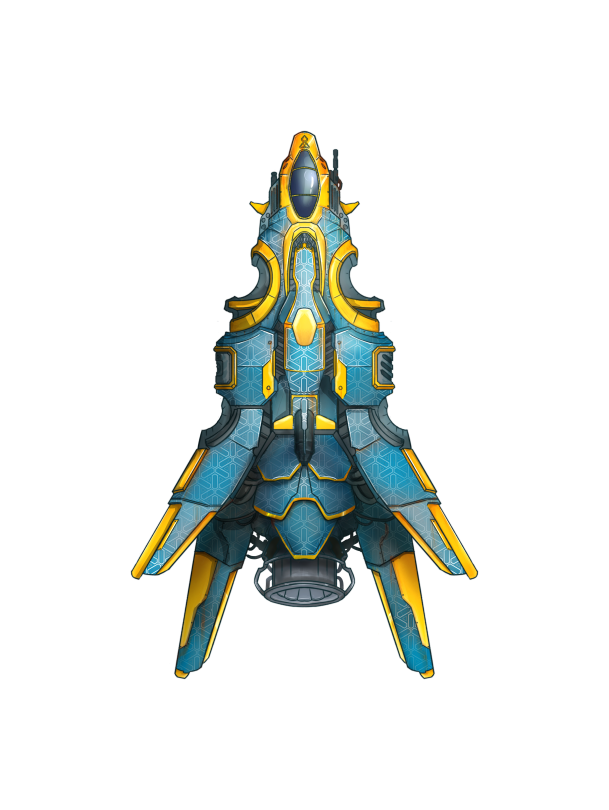
#> input picture assets/ship/ship-intact.png, 1218 x 1620 px (shown at 1/2 size)
$ python -i gen_hud_asset.py   (imports and definitions only)
#> lines starting #> are read from the running program, lines starting #| are printed output that depends on the picture
#!/usr/bin/env python3
"""Generate holographic HUD art (system icons + shield arcs) for the Ship Overview.

Adapted from maps/generators/gen_backdrop.py. Reads OPENAI_API_KEY from the repo-root
.env, calls gpt-image-1 with a TRANSPARENT background, and writes PNGs into the
module's assets/ folders. Costs credits — run deliberately.

Usage:
  python3 gen_hud_asset.py working          # all systems + arcs, ONLY the working state
  python3 gen_hud_asset.py damaged          # all, damaged state
  python3 gen_hud_asset.py destroyed        # all, destroyed state
  python3 gen_hud_asset.py all              # every asset, every state (~33 images)
  python3 gen_hud_asset.py <id> <state>     # one asset, e.g.  engine working

Asset ids: shields engine thrusters reactor weapons sensors lifesupport cloak
           arc-fore arc-side arc-secondary
States:    working | damaged | destroyed
"""
import os, sys, json, base64, urllib.request, pathlib, time

HERE = pathlib.Path(__file__).resolve().parent
MODULE = HERE.parent                       # ssv-silver-gull-ship-combat/
ENV = MODULE.parent.parent.parent / ".env" # repo root
SYS_DIR = MODULE / "assets" / "systems"
ARC_DIR = MODULE / "assets" / "shields"

STYLE = ("A photorealistic, highly detailed 3D render of a spaceship subsystem set into a section of the "
         "ship's hull plating, physically based materials, sharp focus, cinematic soft studio lighting, "
         "STRONG three-quarter perspective with real depth and dimensionality — the hardware stands proud "
         "of the hull panel and projects out toward the viewer, deep shadows and volume, a chunky "
         "dimensional mechanical object (not a flat head-on panel). It wears the ship's livery: steel "
         "blue-grey armor panels with a subtle hexagonal pattern, glossy bright golden-yellow trim strips "
         "and edging, and cyan-blue glowing accent lights. The component is realistic hardware, clearly and "
         "instantly readable as what it is, mounted in the surrounding blue-and-gold hull panel (an "
         "integrated ship module, not a toy on a pedestal). Centered on a FULLY TRANSPARENT background. AAA "
         "sci-fi game asset quality. Absolutely NO lettering, NO written words, NO logos, NO numbers, NO "
         "text of any kind, no studio backdrop, no ground, no UI, no watermark. ")

ARC_STYLE = ("A high-quality game VFX asset of a glowing translucent energy deflector shield, a single "
             "curved dome-like force-field arc that bulges outward, physically based volumetric light, "
             "crisp hexagonal energy-scale shimmer across the surface, a bright glowing leading rim and "
             "softer trailing edge, semi-transparent so stars would show through, the CURVED/BULGING edge "
             "facing UP toward the top of the frame. Centered on a FULLY TRANSPARENT background. "
             "No hardware, no ship, no planet, no text, no frame, no watermark. ")

SHIP_STYLE = ("A clean top-down orthographic hero illustration of a complete sci-fi starship, nose "
              "pointing up, in the SSV Silver Gull style: a tall vertical vessel with steel blue-grey "
              "hexagonal-plated hull, glossy golden-yellow trim, a cockpit canopy at the nose, swept "
              "wing-fins, and a large engine bell at the tail. Detailed painted game-art, crisp, evenly "
              "lit, the whole ship centered and fully visible on a FULLY TRANSPARENT background. "
              "No text, no logos, no background scene, no ground, no watermark. ")

SHIP_DIR = MODULE / "assets" / "ship"

STATE_MOD = {
    "working":   "The component is brand-new and fully operational — pristine panels, clean paint, its "
                 "power indicators and energy elements lit a steady bright cyan-blue.",
    "damaged":   "The component is battle-damaged but still running — scorched and dented plating, a "
                 "cracked panel and exposed wiring, a few sparks, indicator lights flickering amber-orange.",
    "destroyed": "The component is destroyed and dead — torn open and blackened, shattered and melted "
                 "pieces, snapped cables, heavy scorch marks, no lights, cold dead metal with faint smoke.",
}

# id -> (subject prompt, size, output-dir, filename-prefix)
SUBJECTS = {
    "shields":     ("a starship shield-generator: a heavy domed deflector-shield projector node with a "
                    "glowing hemispherical energy emitter lens on top and focusing coil rings around it, "
                    "clearly a shield emitter dome (not a radar dish)", "1024x1024", SYS_DIR, "shields"),
    "engine":      ("a starship main FTL warp / hyperfold drive engine seen from behind: a big rocket "
                    "engine with a deep glowing exhaust nozzle bell, fold-coil rings and cooling fins, "
                    "clearly a propulsion engine with a bright energy plume core", "1024x1024", SYS_DIR, "engine"),
    "thrusters":   ("a cluster of three starship maneuvering thruster nozzles: small angled rocket "
                    "thruster cones grouped together with fuel lines and gimbal mounts, small blue "
                    "flames, clearly rocket thrusters", "1024x1024", SYS_DIR, "thrusters"),
    "reactor":     ("a starship main reactor / power core: an armored spherical fusion reactor with "
                    "radiating power conduits, shielding panels and a bright glowing core", "1024x1024", SYS_DIR, "reactor"),
    "weapons":     ("a starship gun turret: an armored rotating turret with twin heavy autocannon "
                    "barrels, ammunition feeds and hydraulic mounts", "1024x1024", SYS_DIR, "weapons"),
    "sensors":     ("a starship sensor & navigation array: a rotating radar/comms dish with antenna "
                    "clusters, scan emitters and a reinforced mast", "1024x1024", SYS_DIR, "sensors"),
    "lifesupport": ("a starship life-support module: an oxygen recycler and atmosphere processor unit "
                    "with pipes, tanks, filters and status gauges", "1024x1024", SYS_DIR, "lifesupport"),
    "cloak":       ("a starship cloaking-field generator: an advanced faceted stealth-emitter device "
                    "with a shimmering refractive crystal core, phase coils and armored housing", "1024x1024", SYS_DIR, "cloak"),
    # Shield faces — a strong MAIN deflector arc and a fainter SECONDARY arc (energy fields).
    "arc-main":      ("the MAIN deflector shield: a strong, bright, vivid cyan-teal energy shield dome "
                      "arc, dense and opaque energy, powerful glowing leading rim, bold hexagonal "
                      "scales", "1024x1024", ARC_DIR, "arc-main"),
    "arc-secondary": ("the SECONDARY deflector shield: a fainter, thinner, more transparent pale-blue "
                      "energy shield arc, softer and dimmer than the main shield, delicate hexagonal "
                      "shimmer", "1024x1024", ARC_DIR, "arc-secondary"),
    # Full ship hero image for the HUD centre.
    "ship-intact":   ("the intact starship, pristine and undamaged", "1024x1536", SHIP_DIR, "ship"),
}

def bake_arc_alpha(path):
    """Convert a glowing energy-shield render on a dark background into a PNG with real
    transparency (alpha derived from the glow's luminance), so it composites cleanly."""
#> called with path = '../assets/ship/ship-intact.png'
    try:
        from PIL import Image
    except ImportError:
        print("    (Pillow not installed — skipping alpha bake)")
        return
    im = Image.open(path).convert("RGBA")
#> im is the input picture: PIL image 1218x1620 RGBA; mean R, G, B, A 15.9, 19.7, 16.5, 42.7
    r, g, b, _ = im.split()
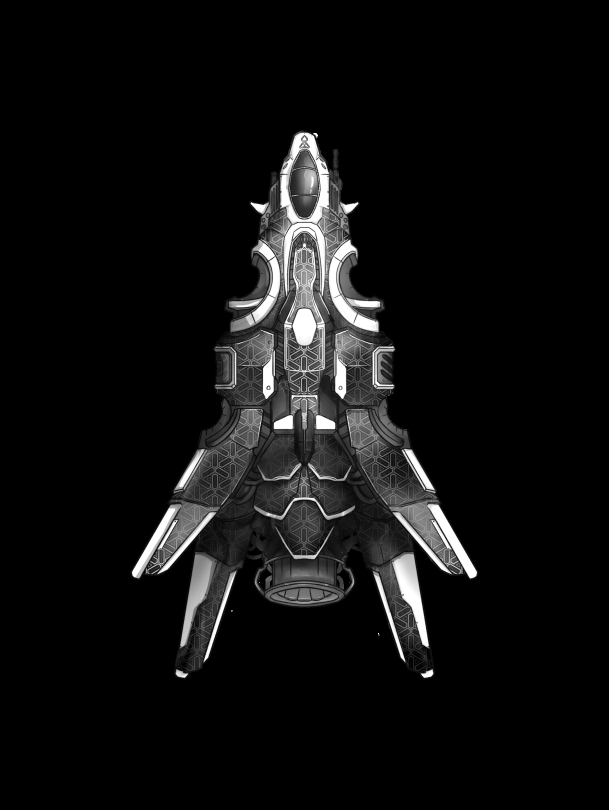
#> r: PIL image 1218x1620 L (shown at 1/2 size); min 0, max 255, mean 15.9
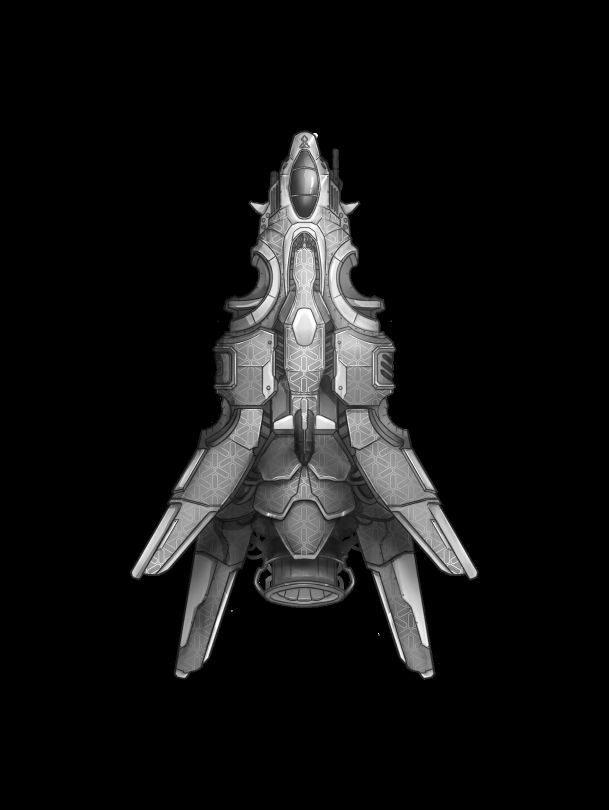
#> g: PIL image 1218x1620 L (shown at 1/2 size); min 0, max 255, mean 19.7
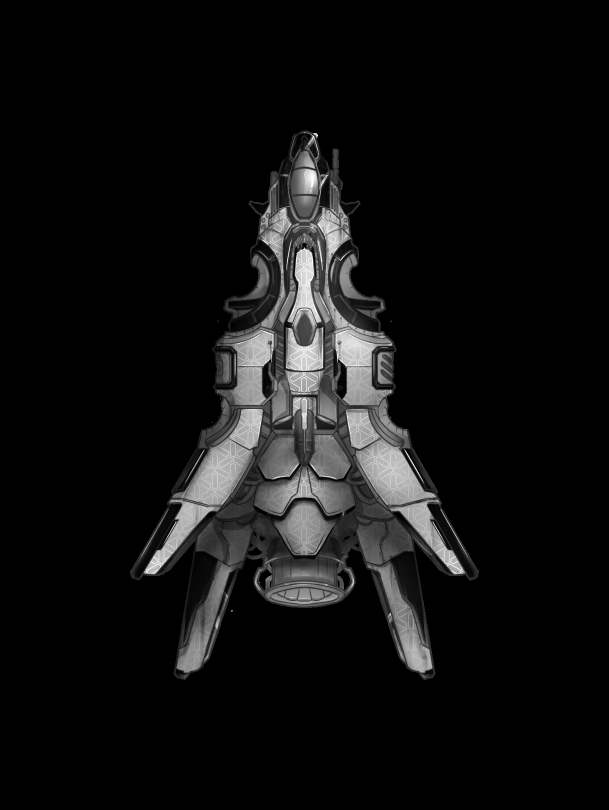
#> b: PIL image 1218x1620 L (shown at 1/2 size); min 0, max 255, mean 16.5
    lum = Image.merge("RGB", (r, g, b)).convert("L")
    # Hard cut the dim outer glow so there is no boxy halo — keep only the shield body/rim.
    lum = Image.eval(lum, lambda v: 0 if v < 60 else min(255, int((v - 60) * 2.0)))
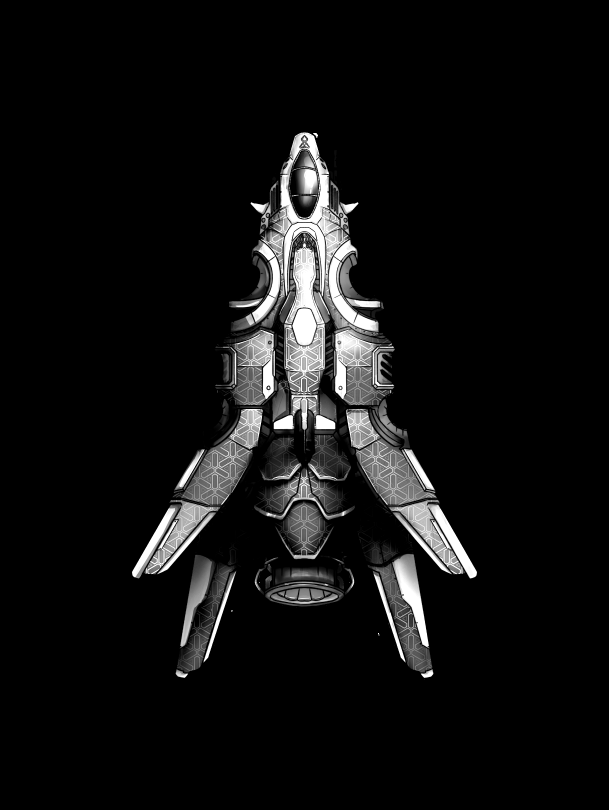
#> lum: PIL image 1218x1620 L (shown at 1/2 size); min 0, max 255, mean 16.7
    im.putalpha(lum)
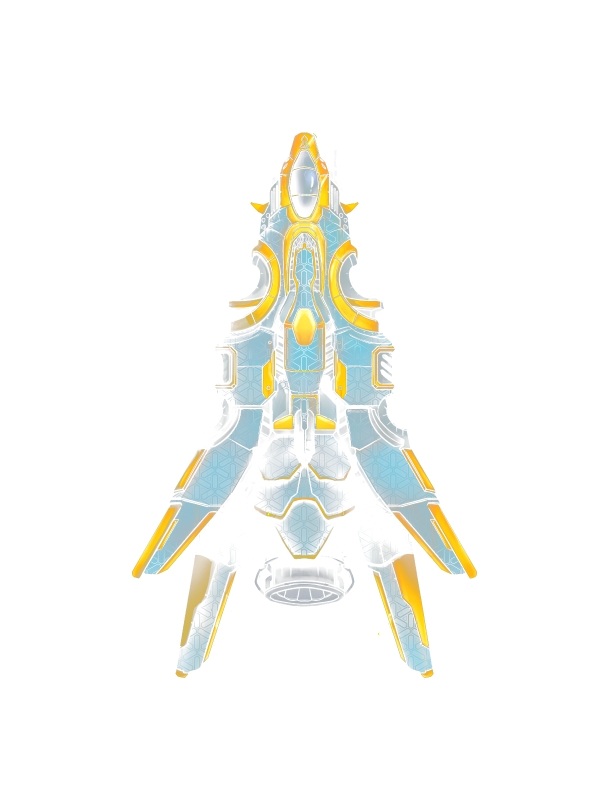
#> im: PIL image 1218x1620 RGBA (shown at 1/2 size); mean R, G, B, A 15.9, 19.7, 16.5, 16.7; transparent parts drawn white
    im.save(path)

# [54 lines left out: functions load_key, generate, main, not called in this run]

# [2 lines not run here, left out]

>>> result = bake_arc_alpha('../assets/ship/ship-intact.png')
